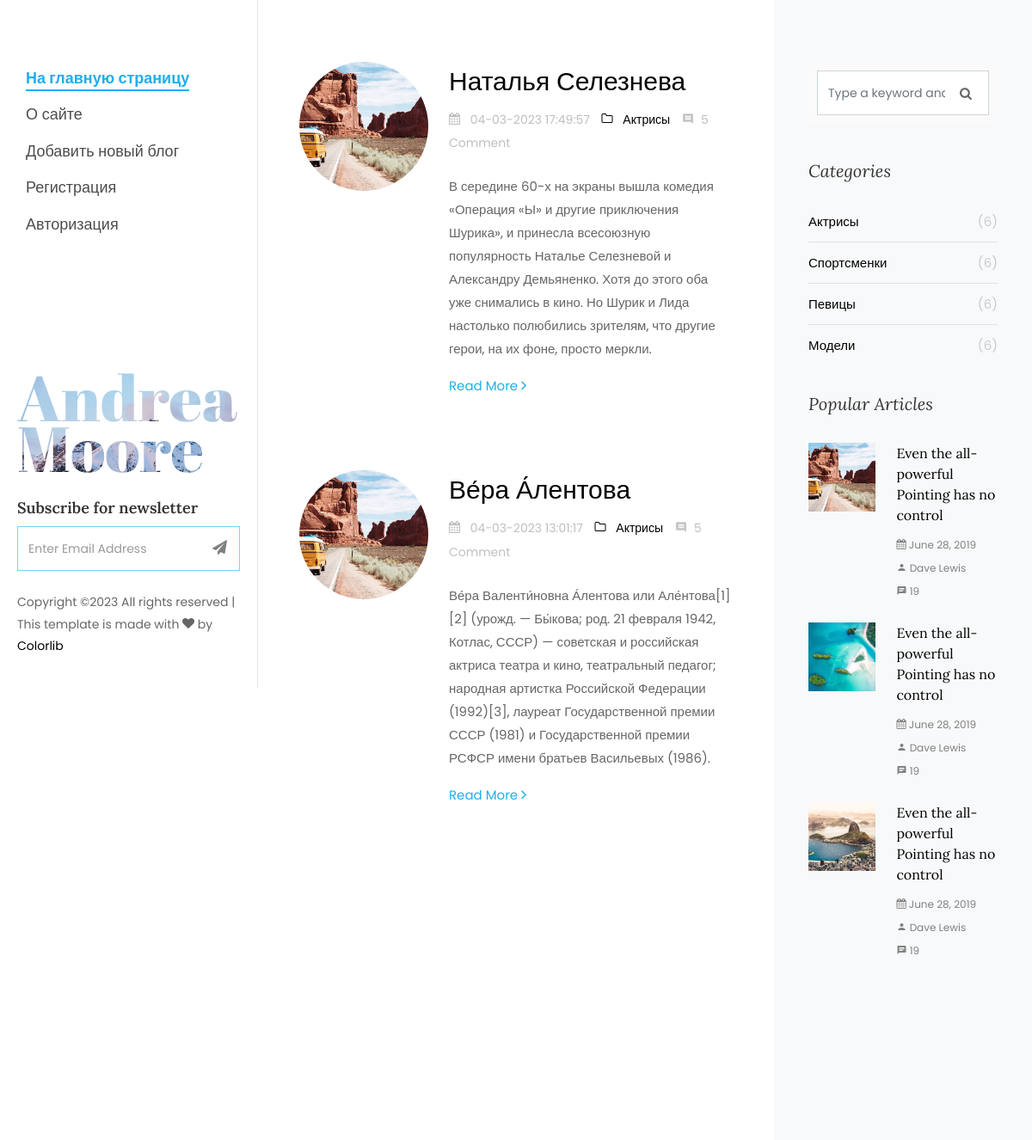
The app's page / (upper part), older data.
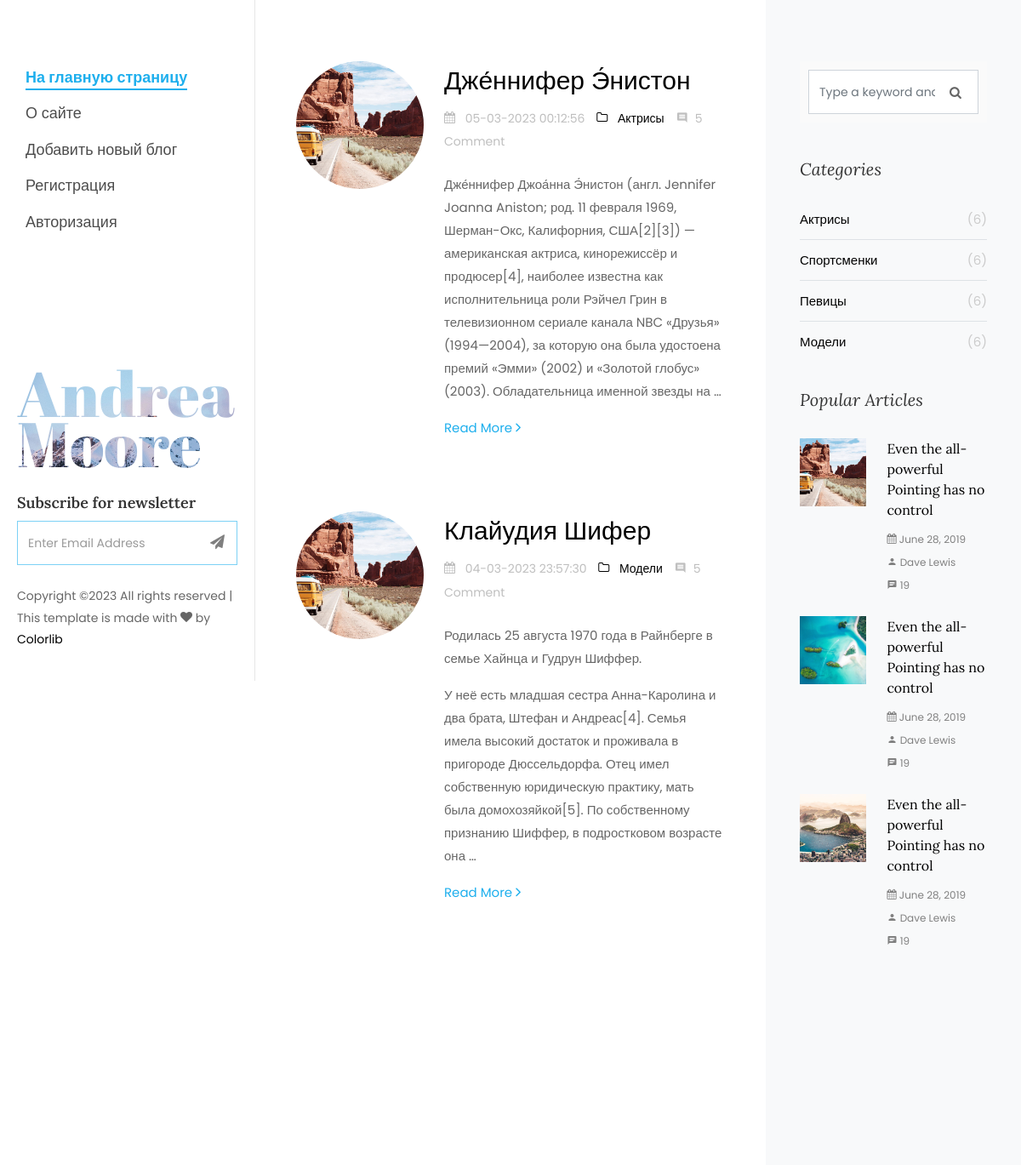
The same page, newer data.
### women/models.py (models this page shows, shortened)
class Women(models.Model):
    objects = None
    title = models.CharField(max_length=255, verbose_name='Заголовок')
    content = models.TextField(blank=True)
    photo = models.ImageField(upload_to="photos/%Y/%m/%d/")
    time_create = models.DateTimeField(auto_now_add=True)
    slug = models.SlugField(max_length=250, unique= True, db_index= True, verbose_name= "URL")
    time_update = models.DateTimeField(auto_now=True)
    is_published = models.BooleanField(default=True)
    cat = models.ForeignKey('Category', on_delete=models.PROTECT, )
    class Meta:
        verbose_name_plural = 'Известные женщины'
        ordering = ('cat', 'title')

class Category(models.Model):
    name = models.CharField(max_length=100, db_index=True)
    slug = models.SlugField(max_length=250, unique=True, db_index=True, verbose_name='URL')
    class Meta:
        verbose_name_plural = 'Категории'

### women/views.py (the view)
# urls.py: urlpatterns = [path('', WomenHome.as_view(), name='home'),
class WomenHome(DataMixin, ListView):
    model = Women
    template_name = 'women/index.html'
    context_object_name = 'post'
    def get_context_data(self, *, object_list=None, **kwargs):
        context = super().get_context_data(**kwargs)
        context['last_act'] = Women.objects.filter(cat__pk=1).order_by("-id")[0:5]
        context['last_sport'] = Women.objects.filter(cat__pk=2).order_by("-id")[0:5]
        context['last_sing'] = Women.objects.filter(cat__pk=3).order_by("-id")[0:5]
        context['last_mode'] = Women.objects.filter(cat__pk=3).order_by("-id")[0:5]
        context['last_all'] = Women.objects.filter().order_by("-id")[0:5]
        context['cats'] = Category.objects.all()
        return context

### women/templates/women/index.html (shortened to what the changed rows need)
{% load static %}
<!DOCTYPE html>
<html lang="en">
  <head>
    <link rel="stylesheet" href="{% static 'css/open-iconic-bootstrap.min.css' %}">
    <link rel="stylesheet" href="{% static 'css/animate.css' %}">
    <link rel="stylesheet" href="{% static 'css/owl.carousel.min.css' %}">
    <link rel="stylesheet" href="{% static 'css/owl.theme.default.min.css' %}">
    <link rel="stylesheet" href="{% static 'css/magnific-popup.css' %}">
    <link rel="stylesheet" href="{% static 'css/aos.css' %}">
    <link rel="stylesheet" href="{% static 'css/ionicons.min.css' %}">
    <link rel="stylesheet" href="{% static 'css/bootstrap-datepicker.css' %}">
    <link rel="stylesheet" href="{% static 'css/jquery.timepicker.css' %}">
    <link rel="stylesheet" href="{%  static 'css/flaticon.css' %}">
    <link rel="stylesheet" href="{% static 'css/icomoon.css' %}">
    <link rel="stylesheet" href="{% static 'css/style.css' %}">
  </head>
  <body>
	{% include 'women/side-header.html' %}
		<div id="colorlib-main">
			<section class="ftco-section ftco-no-pt ftco-no-pb">
	    	<div class="container">
	    		<div class="row d-flex">
	    			<div class="col-xl-8 py-5 px-md-5">
						{% for p in last_all %}
	    				<div class="row pt-md-4">
			    			<div class="col-md-12">
									<div class="blog-entry ftco-animate d-md-flex">
										<a href="" class="img img-2"
										   style="background-image: url('../static/images/image_1.jpg');"></a>
										<div class="text text-2 pl-md-4">
				              <h3 class="mb-2"><a href="{% url 'post' p.slug %}"> {{ p.title }} </a></h3>
				              <div class="meta-wrap">
												<p class="meta">
				              		<span><i class="icon-calendar mr-2"></i> {{p.time_update|date:'d-m-Y H:i:s' }} </span>
				              		<span><a href="{% url 'category' p.cat.slug %} "><i class="icon-folder-o mr-2"></i> {{ p.cat.name }}</a></span>
				              		<span><i class="icon-comment2 mr-2"></i>5 Comment</span>
				              	</p>
			              	</div>
				              <p class="mb-4"> {{ p.content | linebreaks | truncatewords:50 }}</p>
				              <p><a href=" {% url 'post' p.slug %} " class="btn-custom">Read More <span class="ion-ios-arrow-forward"></span></a></p>
				            </div>
									</div>
								</div>
			    		</div>
						{% endfor %}
			    	</div>
	    			<div class="col-xl-4 sidebar ftco-animate bg-light pt-5">
	            <div class="sidebar-box ftco-animate">
	              <ul class="categories">
					{% for cat in cats %}
	                <li><a href=" {% url 'category' cat.slug %}"> {{ cat.name }}	 <span>(6)</span></a></li>
					  {% endfor %}
	              </ul>
	            </div>
	          </div>
	    		</div>
	    	</div>
	    </section>
		</div>
	</div>
  </body>
</html>

Row changes from the older to the newer data that the page shows:
no longer on this page (row unchanged): Women: title "Наталья Селезнева", time_update "04-03-2023 17:49:57", cat.name "Актрисы", content "В середине 60-х на экраны вышла комедия «Операция «Ы» и другие приключения Шурика», и принесла всесоюзную популярность Наталье Селезневой и Александру Демьяненко. Хотя до этого оба уже снимались в кино. Но Шурик и Лида настолько полюбились зрителям, что другие герои, на их фоне, просто меркли."
no longer on this page (row unchanged): Women: title "Ве́ра А́лентова", time_update "04-03-2023 13:01:17", cat.name "Актрисы", content "Ве́ра Валенти́новна А́лентова или Але́нтова[1][2] (урожд. — Бы́кова; род. 21 февраля 1942, Котлас, СССР) — советская и российская актриса театра и кино, театральный педагог; народная артистка Российской Федерации (1992)[3], лауреат Государственной премии СССР (1981) и Государственной премии РСФСР имени братьев Васильевых (1986)."
added Women: title "Дже́ннифер Э́нистон", time_update "05-03-2023 00:12:56", cat.name "Актрисы", content "Дже́ннифер Джоа́нна Э́нистон (англ. Jennifer Joanna Aniston; род. 11 февраля 1969, Шерман-Окс, Калифорния, США[2][3]) — американская актриса, кинорежиссёр и продюсер[4], наиболее известна как исполнительница роли Рэйчел Грин в телевизионном сериале канала NBC «Друзья» (1994—2004), за которую она была удостоена премий «Эмми» (2002) и «Золотой глобус» (2003). Обладательница именной звезды на …"
added Women: title "Клайудия Шифер", time_update "04-03-2023 23:57:30", cat.name "Модели", content "Родилась 25 августа 1970 года в Райнберге в семье Хайнца и Гудрун Шиффер. У неё есть младшая сестра Анна-Каролина и два брата, Штефан и Андреас[4]. Семья имела высокий достаток и проживала в пригороде Дюссельдорфа. Отец имел собственную юридическую практику, мать была домохозяйкой[5]. По собственному признанию Шиффер, в подростковом возрасте она …"
